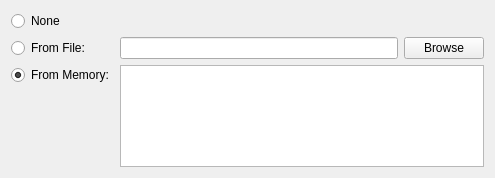
<?xml version="1.0" encoding="UTF-8"?>
<ui version="4.0">
 <class>ImageSelectWidget</class>
 <widget class="QWidget" name="ImageSelectWidget">
  <property name="geometry">
   <rect>
    <x>0</x>
    <y>0</y>
    <width>495</width>
    <height>178</height>
   </rect>
  </property>
  <property name="windowTitle">
   <string>Form</string>
  </property>
  <layout class="QGridLayout" name="gridLayout">
   <item row="1" column="0">
    <widget class="QRadioButton" name="fromFileButton">
     <property name="text">
      <string>From File:</string>
     </property>
     <attribute name="buttonGroup">
      <string notr="true">buttonGroup</string>
     </attribute>
    </widget>
   </item>
   <item row="1" column="2">
    <widget class="QPushButton" name="browseButton">
     <property name="text">
      <string>Browse</string>
     </property>
    </widget>
   </item>
   <item row="1" column="1">
    <widget class="QLineEdit" name="filenameField"/>
   </item>
   <item row="2" column="0" alignment="Qt::AlignTop">
    <widget class="QRadioButton" name="fromMemoryButton">
     <property name="text">
      <string>From Memory:</string>
     </property>
     <property name="checked">
      <bool>true</bool>
     </property>
     <attribute name="buttonGroup">
      <string notr="true">buttonGroup</string>
     </attribute>
    </widget>
   </item>
   <item row="0" column="0">
    <widget class="QRadioButton" name="noneButton">
     <property name="text">
      <string>None</string>
     </property>
     <attribute name="buttonGroup">
      <string notr="true">buttonGroup</string>
     </attribute>
    </widget>
   </item>
   <item row="2" column="1" colspan="2">
    <widget class="QTableView" name="fileList">
     <property name="wordWrap">
      <bool>false</bool>
     </property>
     <property name="cornerButtonEnabled">
      <bool>false</bool>
     </property>
     <attribute name="horizontalHeaderVisible">
      <bool>false</bool>
     </attribute>
     <attribute name="horizontalHeaderStretchLastSection">
      <bool>true</bool>
     </attribute>
    </widget>
   </item>
  </layout>
 </widget>
 <resources/>
 <connections/>
 <buttongroups>
  <buttongroup name="buttonGroup"/>
 </buttongroups>
</ui>
